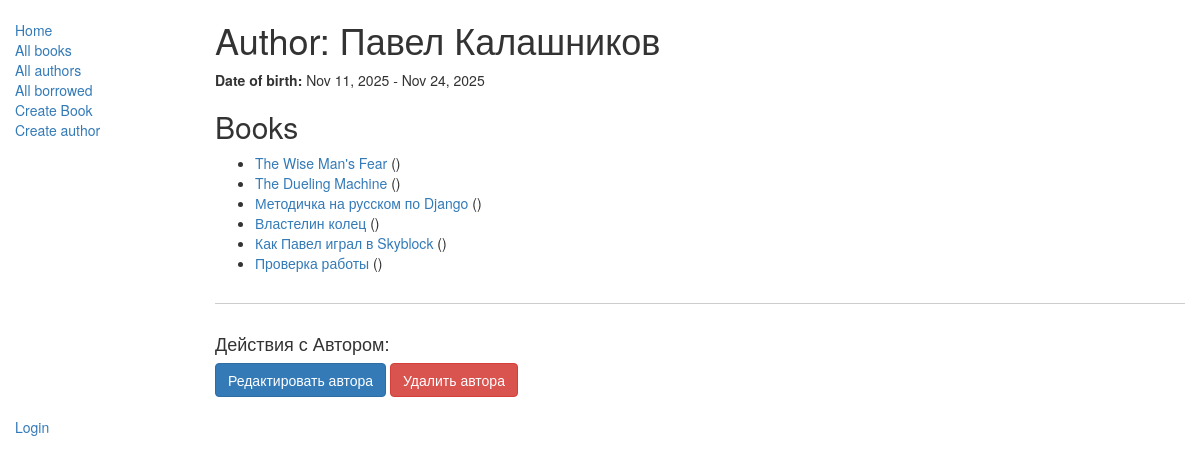
The app's page /catalog/author/1 with its own data.
### catalog/models.py (models this page shows, shortened)
class Author(models.Model):
    first_name = models.CharField(max_length=100)
    last_name = models.CharField(max_length=100)
    date_of_birth = models.DateField(null=True, blank=True)
    date_of_death = models.DateField('Died', null=True, blank=True)

class Book(models.Model):
    title = models.CharField(max_length=200)
    author = models.ForeignKey('Author', on_delete=models.SET_NULL, null=True)
    summary = models.TextField(max_length=1000, help_text="Enter a brief description of the book")
    isbn = models.CharField('ISBN',max_length=13, help_text='13 Character <a href="https://www.isbn-international.org/content/what-isbn">ISBN number</a>')
    genre = models.ManyToManyField(Genre, help_text="Select a genre for this book")
    language = models.ForeignKey(
        'Language',
        on_delete=models.SET_NULL,
        null=True,
        blank=True,
        help_text="Выберите язык книги"
    )
    def display_genre(self):
        """
        Creates a string for the Genre. This is required to display genre in Admin.
        """
        return ', '.join([genre.name for genre in self.genre.all()[:3]])
    display_genre.short_description = 'Genre'

### catalog/views.py (the view)
# urls.py: re_path(r'^author/(?P<pk>\d+)$', views.AuthorDetailView.as_view(), name='author-detail'),
class AuthorDetailView(generic.DetailView):
        model = Author

### catalog/templates/catalog/author_detail.html
{% extends "base_generic.html" %}
{% block content %}
  <h1>Author: {{ author.first_name }} {{ author.last_name }}</h1>
  <p><strong>Date of birth:</strong> {{ author.date_of_birth|date:"M j, Y" }}{% if author.date_of_death %} - {{ author.date_of_death|date:"M j, Y" }}{% endif %}</p>
  <h2>Books</h2>
  {% if author.book_set.all %}
    <ul>
      {% for book in author.book_set.all %}
        <li>
          <a href="{% url 'book-detail' book.pk %}">{{ book.title }}</a> ({{ book.get_display_genre }})
        </li>
      {% endfor %}
    </ul>
  {% else %}
    <p>This author has not written any books.</p>
  {% endif %}
    <div style="margin-top: 30px; border-top: 1px solid #ccc; padding-top: 20px;">
    <h4>Действия с Автором:</h4>
    <a href="{% url 'author_update' author.pk %}" class="btn btn-primary">Редактировать автора</a>
    <a href="{% url 'author_delete' author.pk %}" class="btn btn btn-danger">Удалить автора</a>
  </div>
{% endblock %}

### records on screen
Author: first_name "Павел", last_name "Калашников", date_of_birth "Nov 11, 2025", date_of_death "Nov 24, 2025"
Book: title "The Wise Man's Fear"
Book: title "The Dueling Machine"
Book: title "Методичка на русском по Django"
Book: title "Властелин колец"
Book: title "Как Павел играл в Skyblock"
Book: title "Проверка работы"
